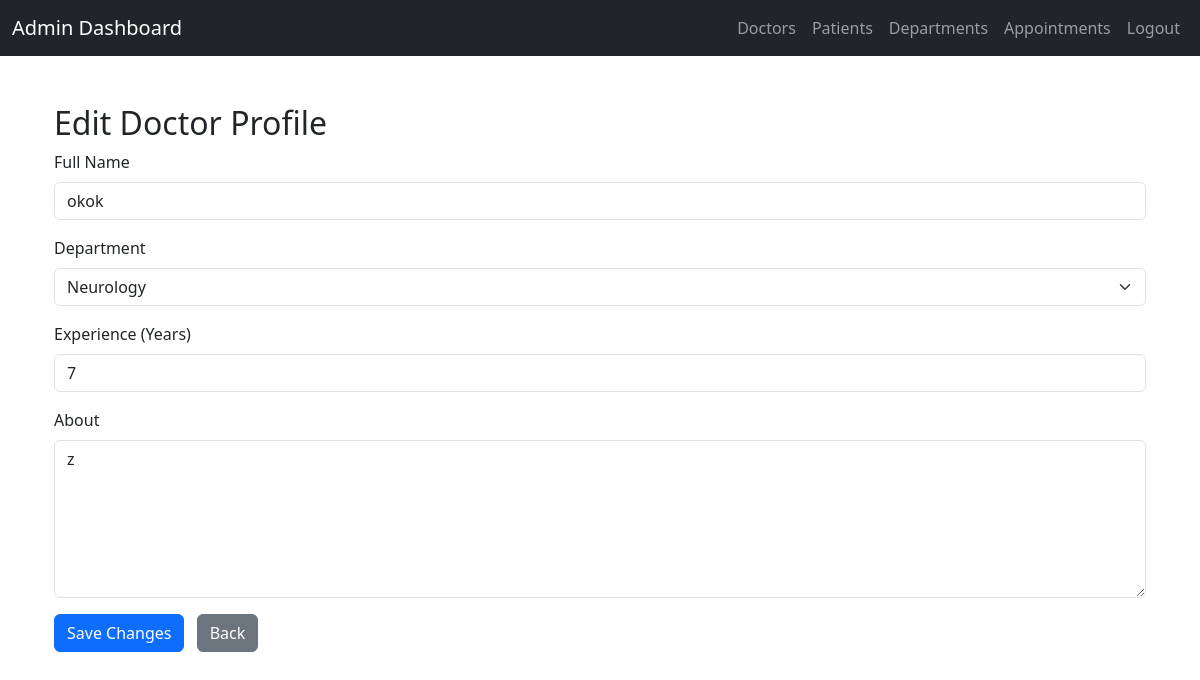
Screenshot of /admin/edit_doctor/1 (signed in) with the database file from the repository.
### controller/models.py (models this page shows)
class Doctor(db.Model):
    __tablename__='doctor'
    doctor_id=db.Column(db.Integer,primary_key=True,autoincrement=True)
    user_id = db.Column(db.Integer, db.ForeignKey('user.user_id'), nullable=False)
    department_id = db.Column(db.Integer, db.ForeignKey('department.department_id'), nullable=False)
    name=db.Column(db.String(50), nullable=False)
    experience=db.Column(db.Integer, nullable=False)
    about=db.Column(db.Text, nullable=False)
    user = db.relationship('User', uselist=False)
    department = db.relationship('Department', back_populates='doctors',uselist=False)
    availabilities = db.relationship('DoctorAvailability', back_populates='doctor',uselist=True)
    appointments = db.relationship('Appointment', back_populates='doctor',uselist=True)

class Department(db.Model):
    __tablename__='department'
    department_id=db.Column(db.Integer,primary_key=True,autoincrement=True)
    name=db.Column(db.String(50), nullable=False,unique=True)
    description=db.Column(db.Text, nullable=False)
    doctors = db.relationship('Doctor', back_populates='department',uselist=True)

### controller/admin_routes.py (the view, shortened to what this page needs)
@admin.route('/edit_doctor/<int:doctor_id>',methods=['GET','POST'])
@login_required
def admin_doctors_edit(doctor_id):
    if current_user.role.role != 'Admin':
        flash("You are not authorized to perform this action.", "danger")
        return redirect(url_for('main.dashboard'))
    else:
        doctor=Doctor.query.get(doctor_id)
        if not doctor:
            flash("Doctor not found!", "danger")
            return redirect(url_for('admin.admin_doctors'))
        if request.method=='GET':
            departments=Department.query.all()
            return render_template('Admin/admin_doctor_edit.html',doctor=doctor,departments=departments)

### app.py (called while the page is built)
@app.before_request
def force_logout_blacklisted():
    if current_user.is_authenticated and current_user.blacklisted:
        logout_user()
        flash("Your account has been disabled.", "danger")
        return redirect(url_for('main.home'))

### controller/routes.py (called while the page is built)
@login_manager.user_loader
def load_user(user_id):
    return User.query.get(int(user_id))

### templates/Admin/admin_doctor_edit.html (shortened to what this page needs)
{% extends "Admin/base.html" %}
{% block content %}
<div class="container mt-5">
    <h2>Edit Doctor Profile</h2>
    <form action="{{ url_for('admin.admin_doctors_edit',doctor_id=doctor.doctor_id) }}" method="POST">
        <div class="mb-3">
            <label for="name" class="form-label">Full Name</label>
            <input type="text" class="form-control" id="name" name="name" required
            maxlength="50"
            placeholder="Enter the Full Name"
            value="{{ doctor.name }}">
        </div>
        <div class="mb-3">
            <label for="department" class="form-label">Department</label>
            <select class="form-select" id="department" name="department_id" required>
                {% for dept in departments %}
                    <option value="{{ dept.department_id }}" {% if dept.department_id == doctor.department_id %}selected{% endif %}>{{ dept.name }}</option>
                {% endfor %}
            </select>
        </div>
        <div class="mb-3">
            <label for="experience" class="form-label">Experience (Years)</label>
            <input type="number" class="form-control" id="experience" name="experience" min="0" required
            placeholder="Enter Experience"
            value="{{ doctor.experience }}">
        </div>
        <div class="mb-3">
            <label for="about" class="form-label">About</label>
            <textarea class="form-control" id="about" name="about" rows="6" required
            placeholder="Give a brief description">{{ doctor.about}}</textarea>
        </div>
        <button type="submit" class="btn btn-primary">Save Changes</button>
        <a href="{{ url_for('admin.admin_doctors') }}" class="btn btn-secondary ms-2">Back</a>
    </form>
</div>
{% endblock %}

### rows the page displays
Doctor: name "okok", department_id "Neurology", experience "7", about "z"
